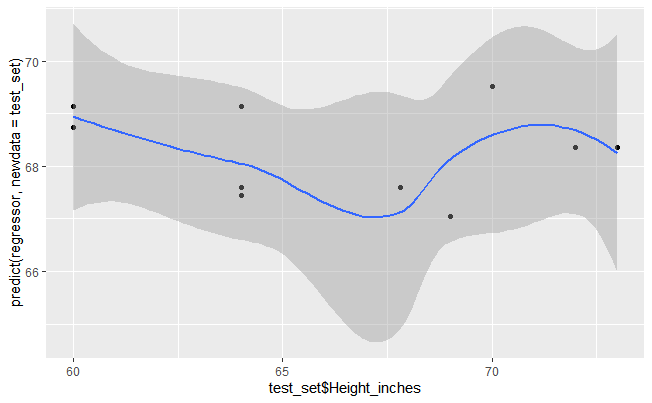

The script that drew this image:
# week 5 lab 

# import dataset
library("readxl")
df = read_excel("week5.xlsx")

head(df)

# fixing missing values using is.na
df$Height_inches[which(is.na(df$Height_inches))] <-mean(df$Height_inches,na.rm = TRUE)
mean(df$Height_inches)


df$Age[which(is.na(df$Age))] <-mean(df$Age,na.rm = TRUE)
mean(df$Age)


sum(df$Height_inches)

head(df)

# fixing missing values
df$gender[which(is.na(df$gender))] <- 'female'
df$`Hair_color`[which(is.na(df$`Hair_color`))] <- 'brown'
df$`Eye_Color`[which(is.na(df$`Eye_Color`))] <- 'brown'


#   all of the pie charts


# pie chart gender
gender_lbls <- c("male","female")
slices <- c(13,17)
pie(slices,labels = lbls, col = rainbow(length(gender_lbls)),main="Pie Chart of Gender")

# pie chart hair
hair_lbls <- c("brown","blond","red")
slices <- c(15,12,3)
pie(slices, labels = lbls,col = rainbow(length(hair_lbls)),main = "Pie Chart of Hair Color")

# pie chart eye
eye_lbls <- c ("brown","green","blue")
slices <- c(13,9,8)
pie(slices, labels = lbls,col = rainbow(length(eye_lbls)),main = "Pie Chart of Eye Color")


# line graoh 
ggplot(df, aes(x = df$Height_inches, y = df$Age, type = "o")) +
  geom_line()+
  geom_point()



# regressor 
library(caTools)
set.seed(123)
split = sample.split(df$Height_inches, SplitRatio = 2/3)
training_set = subset(df, split == TRUE)
test_set = subset(df, split == FALSE)

# Fitting Simple Linear Regression to the Training set
regressor = lm(formula = Height_inches ~ Age, 
               data = training_set)

# Predicting the Test set results
y_pred = predict(regressor, newdata = test_set)

# Visualizing the Training set results
library(ggplot2)

ggplot(test_set, aes(x = test_set$Height_inches, y =  predict(regressor, newdata = test_set))) +
  geom_point() +
  stat_smooth()

print(y_pred)
print(test_set)    

#     Part 2 
# this is very unclear, I don't understand what you are asking
df2$Style[df2$Style == "bsbby"] <- "baggy"

df2 = read_excel("week5part2.xlsx")
head(df2)
ggplot(df2, aes(x = df2$Jean_Length, y = df2$Customer_Height)) +
  geom_line()+
  geom_point()
